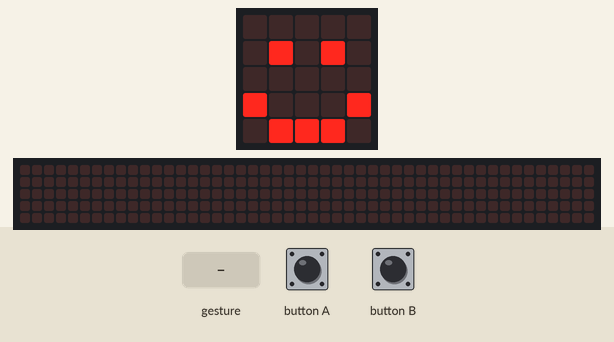
The program below on a simulated BBC micro:bit (MakeCode). On the bench: the board's 5×5 LED display, a strip that is not on the board, showing the scrolling text unrolled. Inputs (shaded band) come from the test bench. Random numbers come from a fixed seed; a tilt is held for 1.5 s and a shake lasts 1 s, then the board lies face up again; the 48×5 strip is a reading aid, not a part: it shows the text the display is scrolling, unrolled, one strip-width of it at a time.

Above: at 1.8 s.
1.9 s: gesture 'shake'
At 2.25 s:
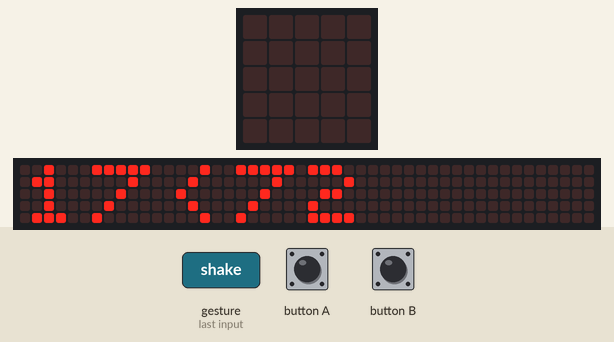
4.2 s: button A pressed for 0.15 s
At 4.42 s:
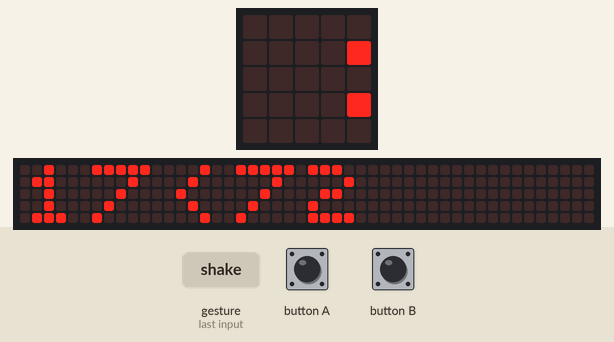
4.9 s: button B pressed for 0.15 s
At 5.17 s:
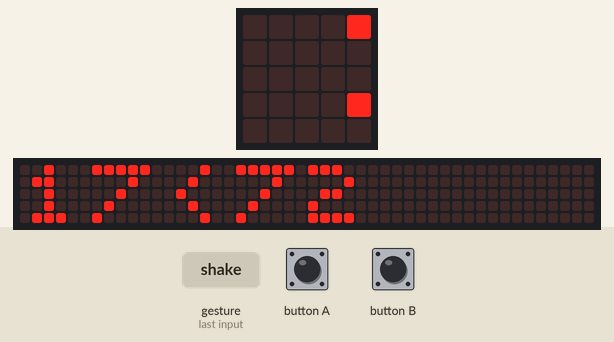
10.0 s: button A pressed for 0.15 s
10.7 s: gesture 'shake'
At 28.87 s:
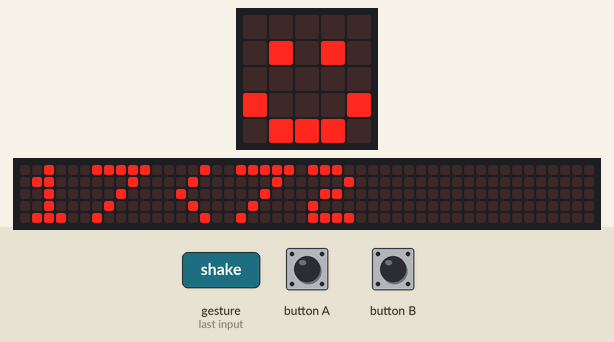

Measured:
- after the input at 1.9 s, the display: changes after 0.20 s (image 1)

The program:

main.ts
```typescript
// (licence header left out)
// variables
let randomNumber1: number = randint (0,99)
let randomNumber2: number = randint (0,99)

// setup
basic.clearScreen()
basic.showIcon(IconNames.Happy)

// display random number 1
input.onButtonPressed(Button.A, function () {
    basic.clearScreen()
    basic.showString("#1: " + randomNumber1.toString())
    basic.showIcon(IconNames.Happy)
})

// display random number 2
input.onButtonPressed(Button.B, function () {
    basic.clearScreen()
    basic.showString("#2: " + randomNumber2.toString())
    basic.showIcon(IconNames.Happy)
})

// display comparison
input.onGesture(Gesture.Shake, function () {
    basic.clearScreen()
    if (randomNumber1 > randomNumber2) {
        basic.showString(randomNumber1.toString() + ">" + randomNumber2.toString())
    }
    else {
        basic.showString(randomNumber1.toString() + "<" + randomNumber2.toString())
    }
    basic.showIcon(IconNames.Sad)
})
```
